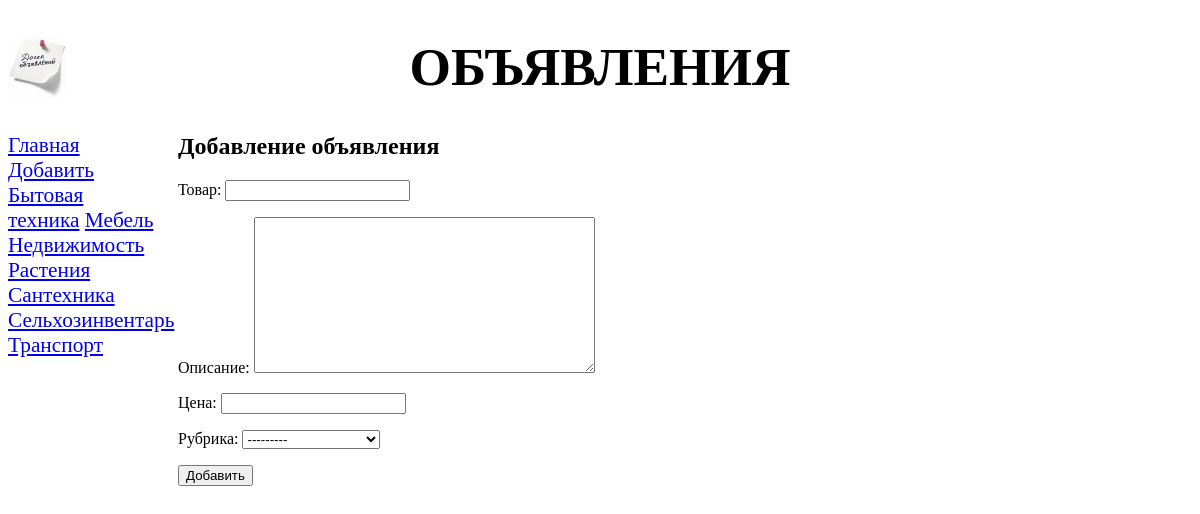
The page /bboard/add/ on the database its author committed.
### bboard/models.py (models this page shows)
class Rubric(models.Model):
    name = models.CharField(max_length=20, db_index=True,
                            verbose_name='Название')
    def __str__(self):
        return self.name
    def get_absolute_url(self):
        return "/bboard/%s" % self.pk
    class Meta:
        verbose_name_plural = 'Рубрики'
        verbose_name = 'Рубрика'
        ordering = ['name']

### bboard/views.py (the view)
# urls.py: path('add/', BbCreateView.as_view(), name='add'),
class BbCreateView(CreateView):
    template_name = 'bboard/create.html'
    form_class = BbForm
    success_url = reverse_lazy('index')
    def get_context_data(self, **kwargs):
        context = super().get_context_data(**kwargs)
        context['rubrics'] = Rubric.objects.all()
        return context

### bboard/forms.py
class BbForm(ModelForm):
	class Meta:
		model = Bb
		fields = ('title', 'content', 'price', 'rubric')

### bboard/templates/bboard/create.html (shortened to what this page needs)
{% extends "layout/basic.html" %}
        {% block content %}
        <h2>Добавление объявления</h2>
        <form method="post">
                {{ form.as_p }}
            <input type="submit" value="Добавить">
        </form>
        {% endblock %}

### bboard/templates/layout/basic.html (shortened to what this page needs)
{% load static %}
<!DOCTYPE html>
<html>
    <head>
        <link rel="stylesheet" type="text/css" href="{% static 'bboard/style.css' %}">
    </head>
    <body>
        <header>
            <h1>Объявления</h1>
        </header>
        <nav>
            <a href="{% url 'index' %}">Главная</a>
            <a href="{% url 'add' %}">Добавить</a>
            {% for rubric in rubrics %}
            <a href="{{ rubric.get_absolute_url }}">{{ rubric.name }}</a>
            {% endfor %}
        </nav>
        <section>
            {% block content %}
            {% endblock %}
        </section>
    </body>
</html>

### bboard/static/bboard/style.css (style rules this page uses)
header h1 { font-size: 40pt; text-transform: uppercase; text-align: center; background: url("bg.jpg") left / auto 100% no-repeat; }
nav { font-size: 16pt; width: 150px; float: left; }
nav a { display: block: matgin: 10px 0px; }
section { margin-left: 170px; }

### rows shown on the page
Rubric: name "Бытовая техника"
Rubric: name "Мебель"
Rubric: name "Недвижимость"
Rubric: name "Растения"
Rubric: name "Сантехника"
Rubric: name "Сельхозинвентарь"
Rubric: name "Транспорт"
